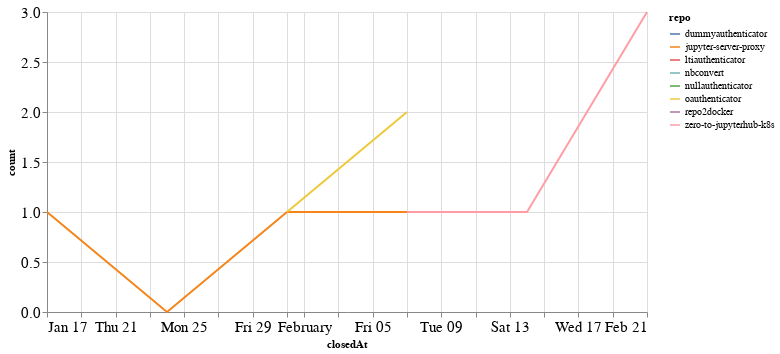

Write notebook code for a chart like this one.
### Code cell
closed_by_time = closed_by.groupby('repo').resample('W', on='closedAt').count()['author'].reset_index()
closed_by_time = closed_by_time.rename(columns={'author': 'count'})

alt.Chart(closed_by_time, width=600).mark_line().encode(
    x='closedAt',
    y='count',
    color='repo',
    tooltip="repo"
)

### Figure 1 — Vega-Lite specification as saved in the notebook (floating-point values rounded to 4 significant figures)
{"config": {"axisLeft": {"labelFontSize": 15}, "axisBottom": {"labelFontSize": 15}}, "data": {"name": "data-78edeb9e1380f712654ebb854daa821a"}, "mark": "line", "encoding": {"color": {"type": "nominal", "field": "repo"}, "tooltip": {"type": "nominal", "field": "repo"}, "x": {"type": "temporal", "field": "closedAt"}, "y": {"type": "quantitative", "field": "count"}}, "width": 600, "$schema": "https://vega.github.io/schema/vega-lite/v4.8.1.json", "datasets": {"data-78edeb9e1380f712654ebb854daa821a": [{"repo": "dummyauthenticator", "closedAt": "2021-02-14T00:00:00", "count": 1}, {"repo": "jupyter-server-proxy", "closedAt": "2021-01-17T00:00:00", "count": 1}, {"repo": "jupyter-server-proxy", "closedAt": "2021-01-24T00:00:00", "count": 0}, {"repo": "jupyter-server-proxy", "closedAt": "2021-01-31T00:00:00", "count": 1}, {"repo": "jupyter-server-proxy", "closedAt": "2021-02-07T00:00:00", "count": 1}, {"repo": "jupyter-server-proxy", "closedAt": "2021-02-14T00:00:00", "count": 1}, {"repo": "ltiauthenticator", "closedAt": "2021-01-31T00:00:00", "count": 1}, {"repo": "nbconvert", "closedAt": "2021-02-07T00:00:00", "count": 2}, {"repo": "nullauthenticator", "closedAt": "2021-02-14T00:00:00", "count": 1}, {"repo": "oauthenticator", "closedAt": "2021-01-31T00:00:00", "count": 1}, {"repo": "oauthenticator", "closedAt": "2021-02-07T00:00:00", "count": 2}, {"repo": "repo2docker", "closedAt": "2021-02-21T00:00:00", "count": 1}, {"repo": "zero-to-jupyterhub-k8s", "closedAt": "2021-02-07T00:00:00", "count": 1}, {"repo": "zero-to-jupyterhub-k8s", "closedAt": "2021-02-14T00:00:00", "count": 1}, {"repo": "zero-to-jupyterhub-k8s", "closedAt": "2021-02-21T00:00:00", "count": 3}]}}
